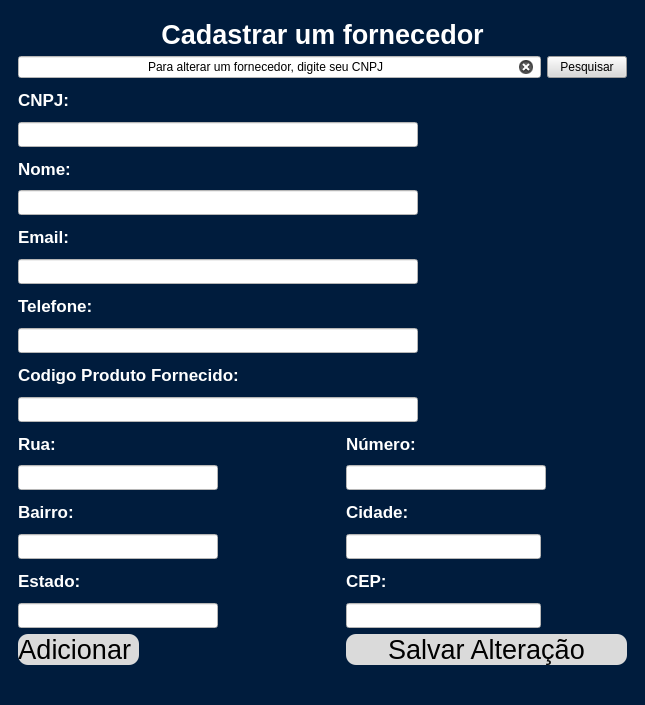
<?xml version="1.0" encoding="UTF-8"?>
<ui version="4.0">
 <class>MainWindow</class>
 <widget class="QMainWindow" name="MainWindow">
  <property name="geometry">
   <rect>
    <x>0</x>
    <y>0</y>
    <width>645</width>
    <height>705</height>
   </rect>
  </property>
  <property name="minimumSize">
   <size>
    <width>645</width>
    <height>600</height>
   </size>
  </property>
  <property name="maximumSize">
   <size>
    <width>16777215</width>
    <height>16777215</height>
   </size>
  </property>
  <property name="font">
   <font>
    <weight>50</weight>
    <bold>false</bold>
   </font>
  </property>
  <property name="windowTitle">
   <string>Cadastro Fornecedor</string>
  </property>
  <property name="styleSheet">
   <string notr="true">background-color: rgb(0, 28, 61);</string>
  </property>
  <widget class="QWidget" name="centralwidget">
   <layout class="QGridLayout" name="gridLayout_2">
    <item row="0" column="0">
     <layout class="QGridLayout" name="gridLayout">
      <property name="leftMargin">
       <number>9</number>
      </property>
      <property name="topMargin">
       <number>9</number>
      </property>
      <property name="rightMargin">
       <number>9</number>
      </property>
      <property name="bottomMargin">
       <number>9</number>
      </property>
      <property name="spacing">
       <number>6</number>
      </property>
      <item row="4" column="0">
       <widget class="QLabel" name="label_3">
        <property name="font">
         <font>
          <pointsize>13</pointsize>
          <weight>75</weight>
          <bold>true</bold>
         </font>
        </property>
        <property name="styleSheet">
         <string notr="true">color: rgb(255, 255, 255);</string>
        </property>
        <property name="text">
         <string>Nome:</string>
        </property>
       </widget>
      </item>
      <item row="24" column="1">
       <spacer name="horizontalSpacer">
        <property name="orientation">
         <enum>Qt::Horizontal</enum>
        </property>
        <property name="sizeHint" stdset="0">
         <size>
          <width>40</width>
          <height>20</height>
         </size>
        </property>
       </spacer>
      </item>
      <item row="5" column="0" colspan="4">
       <widget class="QLineEdit" name="lineEdit_2">
        <property name="minimumSize">
         <size>
          <width>100</width>
          <height>20</height>
         </size>
        </property>
        <property name="maximumSize">
         <size>
          <width>400</width>
          <height>25</height>
         </size>
        </property>
        <property name="styleSheet">
         <string notr="true">background-color: rgb(255, 255, 255);</string>
        </property>
       </widget>
      </item>
      <item row="10" column="0" colspan="2">
       <widget class="QLabel" name="label_6">
        <property name="font">
         <font>
          <pointsize>13</pointsize>
          <weight>75</weight>
          <bold>true</bold>
         </font>
        </property>
        <property name="styleSheet">
         <string notr="true">color: rgb(255, 255, 255);</string>
        </property>
        <property name="text">
         <string>Codigo Produto Fornecido:</string>
        </property>
       </widget>
      </item>
      <item row="1" column="0" colspan="3">
       <widget class="QLineEdit" name="lineEdit_5">
        <property name="styleSheet">
         <string notr="true">background-color: rgb(255, 255, 255);</string>
        </property>
        <property name="text">
         <string>Para alterar um fornecedor, digite seu CNPJ</string>
        </property>
        <property name="alignment">
         <set>Qt::AlignCenter</set>
        </property>
        <property name="clearButtonEnabled">
         <bool>true</bool>
        </property>
       </widget>
      </item>
      <item row="20" column="0">
       <widget class="QLabel" name="label_11">
        <property name="font">
         <font>
          <pointsize>13</pointsize>
          <weight>75</weight>
          <bold>true</bold>
         </font>
        </property>
        <property name="styleSheet">
         <string notr="true">color: rgb(255, 255, 255);</string>
        </property>
        <property name="text">
         <string>Estado:</string>
        </property>
       </widget>
      </item>
      <item row="2" column="0">
       <widget class="QLabel" name="label_2">
        <property name="minimumSize">
         <size>
          <width>0</width>
          <height>0</height>
         </size>
        </property>
        <property name="maximumSize">
         <size>
          <width>16777215</width>
          <height>16777215</height>
         </size>
        </property>
        <property name="font">
         <font>
          <pointsize>13</pointsize>
          <weight>75</weight>
          <bold>true</bold>
         </font>
        </property>
        <property name="styleSheet">
         <string notr="true">color: rgb(255, 255, 255);</string>
        </property>
        <property name="text">
         <string>CNPJ:</string>
        </property>
       </widget>
      </item>
      <item row="8" column="0">
       <widget class="QLabel" name="label_5">
        <property name="font">
         <font>
          <pointsize>13</pointsize>
          <weight>75</weight>
          <bold>true</bold>
         </font>
        </property>
        <property name="styleSheet">
         <string notr="true">color: rgb(255, 255, 255);</string>
        </property>
        <property name="text">
         <string>Telefone:</string>
        </property>
       </widget>
      </item>
      <item row="24" column="0">
       <widget class="QPushButton" name="add">
        <property name="font">
         <font>
          <pointsize>20</pointsize>
         </font>
        </property>
        <property name="styleSheet">
         <string notr="true">background-color: rgb(218, 218, 218);
border-radius:10px;</string>
        </property>
        <property name="text">
         <string>Adicionar </string>
        </property>
       </widget>
      </item>
      <item row="12" column="0">
       <widget class="QLabel" name="label_7">
        <property name="font">
         <font>
          <pointsize>13</pointsize>
          <weight>75</weight>
          <bold>true</bold>
         </font>
        </property>
        <property name="styleSheet">
         <string notr="true">color: rgb(255, 255, 255);</string>
        </property>
        <property name="text">
         <string>Rua:</string>
        </property>
       </widget>
      </item>
      <item row="9" column="0" colspan="3">
       <widget class="QLineEdit" name="lineEdit_4">
        <property name="minimumSize">
         <size>
          <width>100</width>
          <height>25</height>
         </size>
        </property>
        <property name="maximumSize">
         <size>
          <width>400</width>
          <height>25</height>
         </size>
        </property>
        <property name="styleSheet">
         <string notr="true">background-color: rgb(255, 255, 255);</string>
        </property>
        <property name="text">
         <string/>
        </property>
        <property name="clearButtonEnabled">
         <bool>true</bool>
        </property>
       </widget>
      </item>
      <item row="24" column="2" colspan="2">
       <widget class="QPushButton" name="Salvar">
        <property name="font">
         <font>
          <pointsize>20</pointsize>
         </font>
        </property>
        <property name="styleSheet">
         <string notr="true">background-color: rgb(218, 218, 218);
border-radius: 10px;
</string>
        </property>
        <property name="text">
         <string>Salvar Alteração</string>
        </property>
       </widget>
      </item>
      <item row="3" column="0" colspan="4">
       <widget class="QLineEdit" name="lineEdit">
        <property name="minimumSize">
         <size>
          <width>100</width>
          <height>25</height>
         </size>
        </property>
        <property name="maximumSize">
         <size>
          <width>400</width>
          <height>25</height>
         </size>
        </property>
        <property name="styleSheet">
         <string notr="true">background-color: rgb(255, 255, 255);</string>
        </property>
        <property name="clearButtonEnabled">
         <bool>false</bool>
        </property>
       </widget>
      </item>
      <item row="1" column="3">
       <widget class="QPushButton" name="Pesquisar">
        <property name="styleSheet">
         <string notr="true">background-color: rgb(218, 218, 218);</string>
        </property>
        <property name="text">
         <string>Pesquisar</string>
        </property>
       </widget>
      </item>
      <item row="6" column="0">
       <widget class="QLabel" name="label_4">
        <property name="font">
         <font>
          <pointsize>13</pointsize>
          <weight>75</weight>
          <bold>true</bold>
         </font>
        </property>
        <property name="styleSheet">
         <string notr="true">color: rgb(255, 255, 255);</string>
        </property>
        <property name="text">
         <string>Email:</string>
        </property>
       </widget>
      </item>
      <item row="0" column="0" colspan="4">
       <widget class="QLabel" name="label">
        <property name="font">
         <font>
          <pointsize>20</pointsize>
          <weight>75</weight>
          <bold>true</bold>
         </font>
        </property>
        <property name="styleSheet">
         <string notr="true">color: rgb(255, 255, 255);</string>
        </property>
        <property name="text">
         <string>Cadastrar um fornecedor</string>
        </property>
        <property name="alignment">
         <set>Qt::AlignCenter</set>
        </property>
       </widget>
      </item>
      <item row="16" column="0">
       <widget class="QLabel" name="label_9">
        <property name="font">
         <font>
          <pointsize>13</pointsize>
          <weight>75</weight>
          <bold>true</bold>
         </font>
        </property>
        <property name="styleSheet">
         <string notr="true">color: rgb(255, 255, 255);</string>
        </property>
        <property name="text">
         <string>Bairro:</string>
        </property>
       </widget>
      </item>
      <item row="7" column="0" colspan="4">
       <widget class="QLineEdit" name="lineEdit_3">
        <property name="minimumSize">
         <size>
          <width>100</width>
          <height>25</height>
         </size>
        </property>
        <property name="maximumSize">
         <size>
          <width>400</width>
          <height>25</height>
         </size>
        </property>
        <property name="styleSheet">
         <string notr="true">background-color: rgb(255, 255, 255);</string>
        </property>
       </widget>
      </item>
      <item row="12" column="2">
       <widget class="QLabel" name="label_8">
        <property name="font">
         <font>
          <pointsize>13</pointsize>
          <weight>75</weight>
          <bold>true</bold>
         </font>
        </property>
        <property name="styleSheet">
         <string notr="true">color: rgb(255, 255, 255);</string>
        </property>
        <property name="text">
         <string>Número:</string>
        </property>
       </widget>
      </item>
      <item row="16" column="2">
       <widget class="QLabel" name="label_10">
        <property name="font">
         <font>
          <pointsize>13</pointsize>
          <weight>75</weight>
          <bold>true</bold>
         </font>
        </property>
        <property name="styleSheet">
         <string notr="true">color: rgb(255, 255, 255);</string>
        </property>
        <property name="text">
         <string>Cidade:</string>
        </property>
       </widget>
      </item>
      <item row="20" column="2">
       <widget class="QLabel" name="label_12">
        <property name="font">
         <font>
          <pointsize>13</pointsize>
          <weight>75</weight>
          <bold>true</bold>
         </font>
        </property>
        <property name="styleSheet">
         <string notr="true">color: rgb(255, 255, 255);</string>
        </property>
        <property name="text">
         <string>CEP:</string>
        </property>
       </widget>
      </item>
      <item row="11" column="0" colspan="3">
       <widget class="QLineEdit" name="lineEdit_6">
        <property name="minimumSize">
         <size>
          <width>100</width>
          <height>25</height>
         </size>
        </property>
        <property name="maximumSize">
         <size>
          <width>400</width>
          <height>25</height>
         </size>
        </property>
        <property name="styleSheet">
         <string notr="true">background-color: rgb(255, 255, 255);</string>
        </property>
       </widget>
      </item>
      <item row="13" column="0" colspan="2">
       <widget class="QLineEdit" name="lineEdit_7">
        <property name="minimumSize">
         <size>
          <width>100</width>
          <height>25</height>
         </size>
        </property>
        <property name="maximumSize">
         <size>
          <width>200</width>
          <height>25</height>
         </size>
        </property>
        <property name="styleSheet">
         <string notr="true">background-color: rgb(255, 255, 255);</string>
        </property>
       </widget>
      </item>
      <item row="17" column="0" colspan="2">
       <widget class="QLineEdit" name="lineEdit_9">
        <property name="minimumSize">
         <size>
          <width>100</width>
          <height>25</height>
         </size>
        </property>
        <property name="maximumSize">
         <size>
          <width>200</width>
          <height>25</height>
         </size>
        </property>
        <property name="styleSheet">
         <string notr="true">background-color: rgb(255, 255, 255);</string>
        </property>
       </widget>
      </item>
      <item row="21" column="0" colspan="2">
       <widget class="QLineEdit" name="lineEdit_11">
        <property name="minimumSize">
         <size>
          <width>100</width>
          <height>25</height>
         </size>
        </property>
        <property name="maximumSize">
         <size>
          <width>200</width>
          <height>25</height>
         </size>
        </property>
        <property name="styleSheet">
         <string notr="true">background-color: rgb(255, 255, 255);</string>
        </property>
       </widget>
      </item>
      <item row="21" column="2">
       <widget class="QLineEdit" name="lineEdit_12">
        <property name="minimumSize">
         <size>
          <width>100</width>
          <height>25</height>
         </size>
        </property>
        <property name="maximumSize">
         <size>
          <width>200</width>
          <height>25</height>
         </size>
        </property>
        <property name="styleSheet">
         <string notr="true">background-color: rgb(255, 255, 255);</string>
        </property>
       </widget>
      </item>
      <item row="17" column="2">
       <widget class="QLineEdit" name="lineEdit_10">
        <property name="minimumSize">
         <size>
          <width>100</width>
          <height>25</height>
         </size>
        </property>
        <property name="maximumSize">
         <size>
          <width>200</width>
          <height>25</height>
         </size>
        </property>
        <property name="styleSheet">
         <string notr="true">background-color: rgb(255, 255, 255);</string>
        </property>
       </widget>
      </item>
      <item row="13" column="2" colspan="2">
       <widget class="QLineEdit" name="lineEdit_8">
        <property name="minimumSize">
         <size>
          <width>100</width>
          <height>25</height>
         </size>
        </property>
        <property name="maximumSize">
         <size>
          <width>200</width>
          <height>25</height>
         </size>
        </property>
        <property name="styleSheet">
         <string notr="true">background-color: rgb(255, 255, 255);</string>
        </property>
       </widget>
      </item>
     </layout>
    </item>
   </layout>
  </widget>
  <widget class="QStatusBar" name="statusbar"/>
 </widget>
 <tabstops>
  <tabstop>lineEdit_5</tabstop>
  <tabstop>Pesquisar</tabstop>
  <tabstop>lineEdit</tabstop>
  <tabstop>lineEdit_2</tabstop>
  <tabstop>lineEdit_3</tabstop>
  <tabstop>lineEdit_4</tabstop>
  <tabstop>lineEdit_6</tabstop>
  <tabstop>lineEdit_7</tabstop>
  <tabstop>lineEdit_8</tabstop>
  <tabstop>lineEdit_9</tabstop>
  <tabstop>lineEdit_10</tabstop>
  <tabstop>lineEdit_11</tabstop>
  <tabstop>lineEdit_12</tabstop>
  <tabstop>add</tabstop>
  <tabstop>Salvar</tabstop>
 </tabstops>
 <resources/>
 <connections>
  <connection>
   <sender>Salvar</sender>
   <signal>released()</signal>
   <receiver>lineEdit</receiver>
   <slot>clear()</slot>
   <hints>
    <hint type="sourcelabel">
     <x>626</x>
     <y>666</y>
    </hint>
    <hint type="destinationlabel">
     <x>398</x>
     <y>166</y>
    </hint>
   </hints>
  </connection>
  <connection>
   <sender>Salvar</sender>
   <signal>released()</signal>
   <receiver>lineEdit_2</receiver>
   <slot>clear()</slot>
   <hints>
    <hint type="sourcelabel">
     <x>626</x>
     <y>666</y>
    </hint>
    <hint type="destinationlabel">
     <x>414</x>
     <y>231</y>
    </hint>
   </hints>
  </connection>
  <connection>
   <sender>Salvar</sender>
   <signal>released()</signal>
   <receiver>lineEdit_3</receiver>
   <slot>clear()</slot>
   <hints>
    <hint type="sourcelabel">
     <x>626</x>
     <y>666</y>
    </hint>
    <hint type="destinationlabel">
     <x>417</x>
     <y>295</y>
    </hint>
   </hints>
  </connection>
  <connection>
   <sender>Salvar</sender>
   <signal>released()</signal>
   <receiver>lineEdit_4</receiver>
   <slot>clear()</slot>
   <hints>
    <hint type="sourcelabel">
     <x>626</x>
     <y>666</y>
    </hint>
    <hint type="destinationlabel">
     <x>417</x>
     <y>360</y>
    </hint>
   </hints>
  </connection>
  <connection>
   <sender>add</sender>
   <signal>released()</signal>
   <receiver>lineEdit</receiver>
   <slot>clear()</slot>
   <hints>
    <hint type="sourcelabel">
     <x>114</x>
     <y>666</y>
    </hint>
    <hint type="destinationlabel">
     <x>100</x>
     <y>166</y>
    </hint>
   </hints>
  </connection>
  <connection>
   <sender>add</sender>
   <signal>released()</signal>
   <receiver>lineEdit_2</receiver>
   <slot>clear()</slot>
   <hints>
    <hint type="sourcelabel">
     <x>120</x>
     <y>666</y>
    </hint>
    <hint type="destinationlabel">
     <x>120</x>
     <y>231</y>
    </hint>
   </hints>
  </connection>
  <connection>
   <sender>add</sender>
   <signal>released()</signal>
   <receiver>lineEdit_3</receiver>
   <slot>clear()</slot>
   <hints>
    <hint type="sourcelabel">
     <x>142</x>
     <y>666</y>
    </hint>
    <hint type="destinationlabel">
     <x>138</x>
     <y>295</y>
    </hint>
   </hints>
  </connection>
  <connection>
   <sender>add</sender>
   <signal>released()</signal>
   <receiver>lineEdit_4</receiver>
   <slot>clear()</slot>
   <hints>
    <hint type="sourcelabel">
     <x>142</x>
     <y>666</y>
    </hint>
    <hint type="destinationlabel">
     <x>148</x>
     <y>360</y>
    </hint>
   </hints>
  </connection>
  <connection>
   <sender>Salvar</sender>
   <signal>released()</signal>
   <receiver>lineEdit_5</receiver>
   <slot>clear()</slot>
   <hints>
    <hint type="sourcelabel">
     <x>626</x>
     <y>666</y>
    </hint>
    <hint type="destinationlabel">
     <x>375</x>
     <y>77</y>
    </hint>
   </hints>
  </connection>
  <connection>
   <sender>add</sender>
   <signal>released()</signal>
   <receiver>lineEdit_6</receiver>
   <slot>clear()</slot>
   <hints>
    <hint type="sourcelabel">
     <x>64</x>
     <y>666</y>
    </hint>
    <hint type="destinationlabel">
     <x>56</x>
     <y>425</y>
    </hint>
   </hints>
  </connection>
  <connection>
   <sender>Salvar</sender>
   <signal>released()</signal>
   <receiver>lineEdit_6</receiver>
   <slot>clear()</slot>
   <hints>
    <hint type="sourcelabel">
     <x>626</x>
     <y>666</y>
    </hint>
    <hint type="destinationlabel">
     <x>417</x>
     <y>425</y>
    </hint>
   </hints>
  </connection>
  <connection>
   <sender>add</sender>
   <signal>released()</signal>
   <receiver>lineEdit_7</receiver>
   <slot>clear()</slot>
   <hints>
    <hint type="sourcelabel">
     <x>31</x>
     <y>626</y>
    </hint>
    <hint type="destinationlabel">
     <x>31</x>
     <y>473</y>
    </hint>
   </hints>
  </connection>
  <connection>
   <sender>add</sender>
   <signal>released()</signal>
   <receiver>lineEdit_9</receiver>
   <slot>clear()</slot>
   <hints>
    <hint type="sourcelabel">
     <x>41</x>
     <y>632</y>
    </hint>
    <hint type="destinationlabel">
     <x>45</x>
     <y>545</y>
    </hint>
   </hints>
  </connection>
  <connection>
   <sender>add</sender>
   <signal>released()</signal>
   <receiver>lineEdit_11</receiver>
   <slot>clear()</slot>
   <hints>
    <hint type="sourcelabel">
     <x>79</x>
     <y>631</y>
    </hint>
    <hint type="destinationlabel">
     <x>82</x>
     <y>610</y>
    </hint>
   </hints>
  </connection>
  <connection>
   <sender>add</sender>
   <signal>released()</signal>
   <receiver>lineEdit_8</receiver>
   <slot>clear()</slot>
   <hints>
    <hint type="sourcelabel">
     <x>66</x>
     <y>635</y>
    </hint>
    <hint type="destinationlabel">
     <x>389</x>
     <y>475</y>
    </hint>
   </hints>
  </connection>
  <connection>
   <sender>add</sender>
   <signal>released()</signal>
   <receiver>lineEdit_10</receiver>
   <slot>clear()</slot>
   <hints>
    <hint type="sourcelabel">
     <x>20</x>
     <y>634</y>
    </hint>
    <hint type="destinationlabel">
     <x>364</x>
     <y>546</y>
    </hint>
   </hints>
  </connection>
  <connection>
   <sender>add</sender>
   <signal>released()</signal>
   <receiver>lineEdit_12</receiver>
   <slot>clear()</slot>
   <hints>
    <hint type="sourcelabel">
     <x>129</x>
     <y>632</y>
    </hint>
    <hint type="destinationlabel">
     <x>387</x>
     <y>610</y>
    </hint>
   </hints>
  </connection>
  <connection>
   <sender>Salvar</sender>
   <signal>released()</signal>
   <receiver>lineEdit_7</receiver>
   <slot>clear()</slot>
   <hints>
    <hint type="sourcelabel">
     <x>582</x>
     <y>627</y>
    </hint>
    <hint type="destinationlabel">
     <x>212</x>
     <y>478</y>
    </hint>
   </hints>
  </connection>
  <connection>
   <sender>Salvar</sender>
   <signal>released()</signal>
   <receiver>lineEdit_8</receiver>
   <slot>clear()</slot>
   <hints>
    <hint type="sourcelabel">
     <x>583</x>
     <y>658</y>
    </hint>
    <hint type="destinationlabel">
     <x>528</x>
     <y>483</y>
    </hint>
   </hints>
  </connection>
  <connection>
   <sender>Salvar</sender>
   <signal>released()</signal>
   <receiver>lineEdit_9</receiver>
   <slot>clear()</slot>
   <hints>
    <hint type="sourcelabel">
     <x>579</x>
     <y>658</y>
    </hint>
    <hint type="destinationlabel">
     <x>209</x>
     <y>543</y>
    </hint>
   </hints>
  </connection>
  <connection>
   <sender>Salvar</sender>
   <signal>released()</signal>
   <receiver>lineEdit_10</receiver>
   <slot>clear()</slot>
   <hints>
    <hint type="sourcelabel">
     <x>567</x>
     <y>640</y>
    </hint>
    <hint type="destinationlabel">
     <x>526</x>
     <y>540</y>
    </hint>
   </hints>
  </connection>
  <connection>
   <sender>Salvar</sender>
   <signal>released()</signal>
   <receiver>lineEdit_11</receiver>
   <slot>clear()</slot>
   <hints>
    <hint type="sourcelabel">
     <x>505</x>
     <y>648</y>
    </hint>
    <hint type="destinationlabel">
     <x>176</x>
     <y>611</y>
    </hint>
   </hints>
  </connection>
  <connection>
   <sender>Salvar</sender>
   <signal>released()</signal>
   <receiver>lineEdit_12</receiver>
   <slot>clear()</slot>
   <hints>
    <hint type="sourcelabel">
     <x>533</x>
     <y>650</y>
    </hint>
    <hint type="destinationlabel">
     <x>519</x>
     <y>602</y>
    </hint>
   </hints>
  </connection>
 </connections>
</ui>
